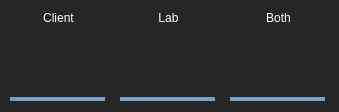
<?xml version="1.0" encoding="UTF-8"?>
<ui version="4.0">
 <class>SpectaclesPrint</class>
 <widget class="QDialog" name="SpectaclesPrint">
  <property name="geometry">
   <rect>
    <x>0</x>
    <y>0</y>
    <width>339</width>
    <height>112</height>
   </rect>
  </property>
  <property name="maximumSize">
   <size>
    <width>425</width>
    <height>112</height>
   </size>
  </property>
  <property name="windowTitle">
   <string>AvisionR - Print Menu</string>
  </property>
  <property name="styleSheet">
   <string notr="true">color:rgb(255, 255, 255);
background-color: #262626;</string>
  </property>
  <widget class="QWidget" name="layoutWidget">
   <property name="geometry">
    <rect>
     <x>10</x>
     <y>10</y>
     <width>97</width>
     <height>91</height>
    </rect>
   </property>
   <layout class="QVBoxLayout" name="verticalLayout_5">
    <item>
     <widget class="QLabel" name="label_Logout_6">
      <property name="styleSheet">
       <string notr="true">   QPushButton#pushButton_Customers {
        background: none;
		border: none;
		border-bottom: 3.5px outset #73a0cf;
    }
     
  QPushButton#pushButton_Customers:pressed  {
        background-color: qlineargradient(x1: 0, y1: 0, x2: 0, y2: 1,
                                          stop: 0 rgba(0,0,0,0.3), stop: 1 rgba(255,0,0,0));
    }
     
QPushButton#pushButton_Customers:hover{
	background-color: qlineargradient(x1: 0, y1: 0, x2: 0, y2: 1,
                                          stop: 0 rgba(0,0,0,0.3), stop: 1 rgba(64,64,64));
} </string>
      </property>
      <property name="text">
       <string>Client</string>
      </property>
      <property name="alignment">
       <set>Qt::AlignCenter</set>
      </property>
     </widget>
    </item>
    <item>
     <widget class="QPushButton" name="pushButton_Client">
      <property name="minimumSize">
       <size>
        <width>95</width>
        <height>70</height>
       </size>
      </property>
      <property name="maximumSize">
       <size>
        <width>95</width>
        <height>70</height>
       </size>
      </property>
      <property name="styleSheet">
       <string notr="true">   QPushButton#pushButton_Client {
        background: none;
		border: none;
		border-bottom: 3.5px outset #73a0cf;
    }
     
  QPushButton#pushButton_Client:pressed  {
        background-color: qlineargradient(x1: 0, y1: 0, x2: 0, y2: 1,
                                          stop: 0 rgba(0,0,0,0.3), stop: 1 rgba(255,0,0,0));
    }
     
QPushButton#pushButton_Client:hover{
	background-color: qlineargradient(x1: 0, y1: 0, x2: 0, y2: 1,
                                          stop: 0 rgba(0,0,0,0.3), stop: 1 rgba(64,64,64));
} </string>
      </property>
      <property name="text">
       <string/>
      </property>
      <property name="flat">
       <bool>false</bool>
      </property>
     </widget>
    </item>
   </layout>
  </widget>
  <widget class="QWidget" name="layoutWidget_2">
   <property name="geometry">
    <rect>
     <x>120</x>
     <y>10</y>
     <width>97</width>
     <height>91</height>
    </rect>
   </property>
   <layout class="QVBoxLayout" name="verticalLayout_6">
    <item>
     <widget class="QLabel" name="label_Logout_7">
      <property name="styleSheet">
       <string notr="true">   QPushButton#pushButton_Customers {
        background: none;
		border: none;
		border-bottom: 3.5px outset #73a0cf;
    }
     
  QPushButton#pushButton_Customers:pressed  {
        background-color: qlineargradient(x1: 0, y1: 0, x2: 0, y2: 1,
                                          stop: 0 rgba(0,0,0,0.3), stop: 1 rgba(255,0,0,0));
    }
     
QPushButton#pushButton_Customers:hover{
	background-color: qlineargradient(x1: 0, y1: 0, x2: 0, y2: 1,
                                          stop: 0 rgba(0,0,0,0.3), stop: 1 rgba(64,64,64));
} </string>
      </property>
      <property name="text">
       <string>Lab</string>
      </property>
      <property name="alignment">
       <set>Qt::AlignCenter</set>
      </property>
     </widget>
    </item>
    <item>
     <widget class="QPushButton" name="pushButton_Lab">
      <property name="minimumSize">
       <size>
        <width>95</width>
        <height>70</height>
       </size>
      </property>
      <property name="maximumSize">
       <size>
        <width>95</width>
        <height>70</height>
       </size>
      </property>
      <property name="styleSheet">
       <string notr="true">   QPushButton#pushButton_Lab {
        background: none;
		border: none;
		border-bottom: 3.5px outset #73a0cf;
    }
     
  QPushButton#pushButton_Lab:pressed  {
        background-color: qlineargradient(x1: 0, y1: 0, x2: 0, y2: 1,
                                          stop: 0 rgba(0,0,0,0.3), stop: 1 rgba(255,0,0,0));
    }
     
QPushButton#pushButton_Lab:hover{
	background-color: qlineargradient(x1: 0, y1: 0, x2: 0, y2: 1,
                                          stop: 0 rgba(0,0,0,0.3), stop: 1 rgba(64,64,64));
} </string>
      </property>
      <property name="text">
       <string/>
      </property>
      <property name="flat">
       <bool>false</bool>
      </property>
     </widget>
    </item>
   </layout>
  </widget>
  <widget class="QWidget" name="layoutWidget_3">
   <property name="geometry">
    <rect>
     <x>230</x>
     <y>10</y>
     <width>97</width>
     <height>91</height>
    </rect>
   </property>
   <layout class="QVBoxLayout" name="verticalLayout_7">
    <item>
     <widget class="QLabel" name="label_Logout_8">
      <property name="styleSheet">
       <string notr="true">   QPushButton#pushButton_Customers {
        background: none;
		border: none;
		border-bottom: 3.5px outset #73a0cf;
    }
     
  QPushButton#pushButton_Customers:pressed  {
        background-color: qlineargradient(x1: 0, y1: 0, x2: 0, y2: 1,
                                          stop: 0 rgba(0,0,0,0.3), stop: 1 rgba(255,0,0,0));
    }
     
QPushButton#pushButton_Customers:hover{
	background-color: qlineargradient(x1: 0, y1: 0, x2: 0, y2: 1,
                                          stop: 0 rgba(0,0,0,0.3), stop: 1 rgba(64,64,64));
} </string>
      </property>
      <property name="text">
       <string>Both</string>
      </property>
      <property name="alignment">
       <set>Qt::AlignCenter</set>
      </property>
     </widget>
    </item>
    <item>
     <widget class="QPushButton" name="pushButton_Both">
      <property name="minimumSize">
       <size>
        <width>95</width>
        <height>70</height>
       </size>
      </property>
      <property name="maximumSize">
       <size>
        <width>95</width>
        <height>70</height>
       </size>
      </property>
      <property name="styleSheet">
       <string notr="true">   QPushButton#pushButton_Both {
        background: none;
		border: none;
		border-bottom: 3.5px outset #73a0cf;
    }
     
  QPushButton#pushButton_Both:pressed  {
        background-color: qlineargradient(x1: 0, y1: 0, x2: 0, y2: 1,
                                          stop: 0 rgba(0,0,0,0.3), stop: 1 rgba(255,0,0,0));
    }
     
QPushButton#pushButton_Both:hover{
	background-color: qlineargradient(x1: 0, y1: 0, x2: 0, y2: 1,
                                          stop: 0 rgba(0,0,0,0.3), stop: 1 rgba(64,64,64));
} </string>
      </property>
      <property name="text">
       <string/>
      </property>
      <property name="flat">
       <bool>false</bool>
      </property>
     </widget>
    </item>
   </layout>
  </widget>
 </widget>
 <resources/>
 <connections/>
</ui>
